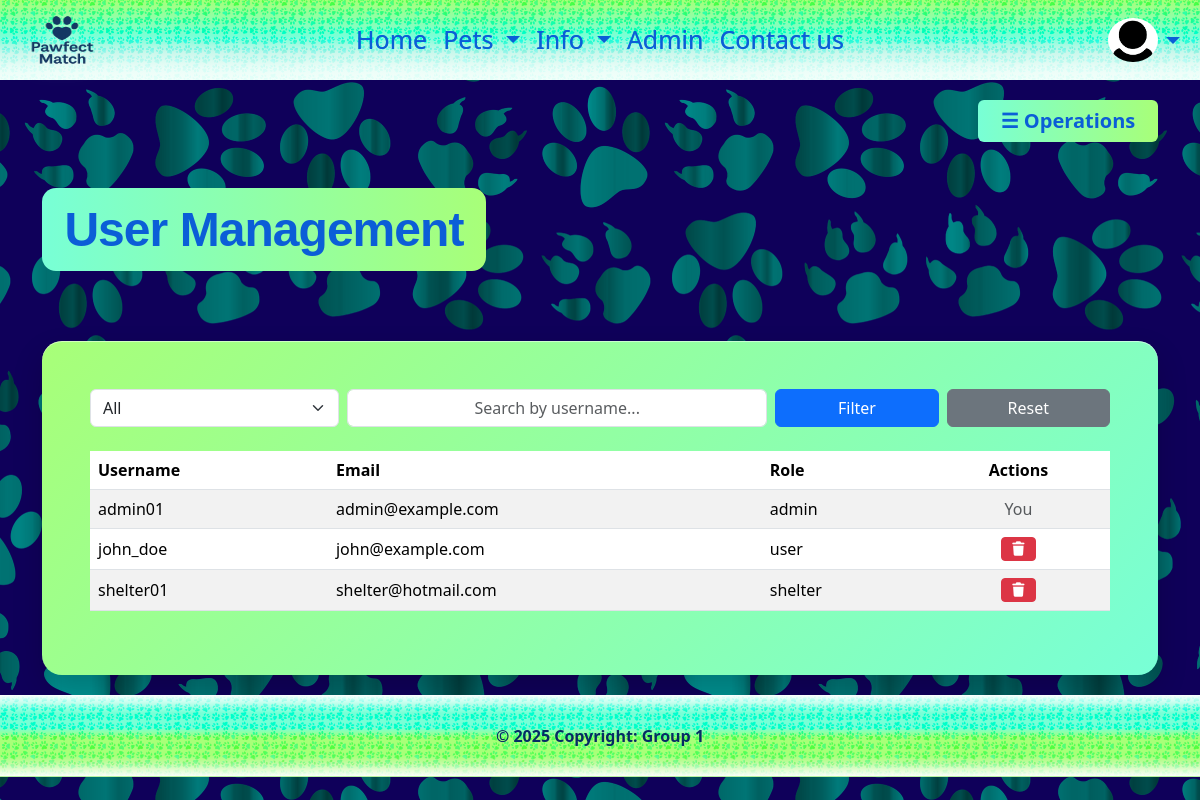
The page /php/admin/admin_users.php (signed in) on the database its author committed.
### tables this page shows
CREATE TABLE `users` (
  `id` int(10) UNSIGNED NOT NULL,
  `Username` varchar(50) NOT NULL,
  `Password` varchar(255) NOT NULL,
  `Name` varchar(100) NOT NULL,
  `Email` varchar(150) NOT NULL,
  `SurveyAnswer` text DEFAULT NULL,
  `Role` enum('admin','user','shelter') NOT NULL,
  `Img` varchar(255) NOT NULL DEFAULT 'default-user.png'
);

### php/functions/get_profile.php (called while the page is built, shortened)
<?php
function getProfilePicture($conn)
{
    $username = $_SESSION['username'];
    $sql = "SELECT Img FROM users WHERE Username = ?";
    $stmt = mysqli_prepare($conn, $sql);
    mysqli_stmt_bind_param($stmt, "s", $username);
    mysqli_stmt_execute($stmt);
    $result = mysqli_stmt_get_result($stmt);
    if ($result && $row = mysqli_fetch_assoc($result)) {
        if (!empty($row['Img'])) {
            return $row['Img'];
        }
    }
    return "default-users.png";
}

### php/admin/admin_users.php (the view, shortened to what this page needs)
<?php
require_once "../../components/db_connect.php";
require_once "../functions/get_profile.php";
require_once "../../components/navbar.php";
$filterRole = $_GET['role']   ?? 'all';
$search     = $_GET['search'] ?? '';
$sql = "SELECT id, Username, Email, Role FROM users WHERE 1=1";
$stmt = mysqli_prepare($conn, $sql);
mysqli_stmt_execute($stmt);
$result = mysqli_stmt_get_result($stmt);
?>
<!DOCTYPE html>
<html lang="en">
<head>
    <link href="https://cdn.jsdelivr.net/npm/bootstrap@5.3.8/dist/css/bootstrap.min.css" rel="stylesheet">
    <link rel="stylesheet" href="https://cdnjs.cloudflare.com/ajax/libs/font-awesome/7.0.1/css/all.min.css">
    <link rel="stylesheet" href="../../css/style.css">
</head>
<body class="body-pic">
<div class="container index-container">
    <div class="d-flex justify-content-end mb-3">
        <button
            class="btn operations-btn"
            data-bs-toggle="offcanvas"
            data-bs-target="#adminOffcanvas"
        >
            ☰ Operations
        </button>
    </div>
    <h1 class="paw-card-h1">User Management</h1>
     <div class="paw-card p-5">
    <form method="GET" class="row g-2 mb-4">
        <div class="col-md-3">
            <select name="role" class="form-select">
                <option value="all" <?= $filterRole === 'all' ? 'selected' : '' ?>>All</option>
            </select>
        </div>
        <div class="col-md-5">
            <input
                type="text"
                name="search"
                class="form-control"
                placeholder="Search by username..."
                value="<?= htmlspecialchars($search) ?>"
            >
        </div>
        <div class="col-md-2">
            <button class="btn btn-primary w-100">Filter</button>
        </div>
        <div class="col-md-2">
            <a href="admin_users.php" class="btn btn-secondary w-100">Reset</a>
        </div>
    </form>
    <div class="table-responsive mt-4">
        <table class="table  table-striped align-middle  p-5">
            <thead>
                <tr>
                    <th>Username</th>
                    <th>Email</th>
                    <th>Role</th>
                    <th class="text-center">Actions</th>
                </tr>
            </thead>
            <tbody>
            <?php if ($result && mysqli_num_rows($result) > 0): ?>
                <?php while ($row = mysqli_fetch_assoc($result)): ?>
                    <tr>
                        <td><?= htmlspecialchars($row['Username']) ?></td>
                        <td><?= htmlspecialchars($row['Email']) ?></td>
                        <td><?= htmlspecialchars($row['Role']) ?></td>
                        <td class="text-center">
                            <?php if ($row['id'] !== $_SESSION['user_id']): ?>
                                <form
                                    action="delete_user.php"
                                    method="POST"
                                    onsubmit="return confirm('Are you sure you want to delete this user?');"
                                    class="d-inline"
                                >
                                    <button class="btn btn-danger btn-sm">
                                        <i class="fa-solid fa-trash"></i>
                                    </button>
                                </form>
                            <?php else: ?>
                                <span class="text-muted">You</span>
                            <?php endif; ?>
                        </td>
                    </tr>
                <?php endwhile; ?>
            <?php endif; ?>
            </tbody>
        </table>
    </div>
</div>
</div>
<footer class="mt-auto">
    <div class="copyright text-primary-emphasis mb-4 fw-bold">
        © 2025 Copyright: Group 1
    </div>
</footer>
</body>
</html>

### components/navbar.php (shortened to what this page needs)
<?php
require_once __DIR__ . "/db_connect.php";
require_once __DIR__ . "/../php/functions/get_profile.php";
$role = $_SESSION['role'] ?? 'guest';
$profilePic = getProfilePicture($conn);
?>
<nav class="navbar navbar-expand-lg custom-navbar sticky-top">
    <div class="container-fluid">
        <a class="navbar-brand" href="<?= BASE_URL ?>index.php">
            <img src="<?= BASE_URL ?>img/navbar-logo.png" alt="logo" class="navbar-logo">
        </a>
        <div class="collapse navbar-collapse" id="navbarNavDarkDropdown">
            <ul class="navbar-nav mx-auto navbar-links">
                <li class="nav-item">
                    <a class="nav-link" href="<?= BASE_URL ?>index.php">Home</a>
                </li>
                <?php if ($role !== 'shelter'): ?>
                <li class="nav-item dropdown">
                    <a class="nav-link dropdown-toggle" href="#" data-bs-toggle="dropdown">
                        Pets
                    </a>
                </li>
                <?php endif; ?>
                <li class="nav-item dropdown">
                    <a class="nav-link dropdown-toggle" href="#" data-bs-toggle="dropdown">
                        Info
                    </a>
                </li>
                <?php if ($role === 'admin'): ?>
                <li class="nav-item">
                    <a class="nav-link" href="<?= BASE_URL ?>php/admin/admin_dashboard.php">
                        Admin
                    </a>
                </li>
                <?php endif; ?>
                <li class="nav-item">
                    <a class="nav-link" href="<?= BASE_URL ?>contact.php">Contact us</a>
                </li>
            </ul>
            <ul class="navbar-nav ms-auto navbar-profile">
                <li class="nav-item dropdown profile-dropdown">
                    <img
                        src="<?= BASE_URL ?>img/<?= htmlspecialchars($profilePic) ?>"
                        class="rounded-circle"
                        alt="Profile picture"
                    >
                    <a class="nav-link dropdown-toggle" href="#" data-bs-toggle="dropdown"></a>
                </li>
            </ul>
        </div>
    </div>
</nav>

### css/style.css (style rules this page uses)
* { margin: 0; padding: 0; box-sizing: border-box; }
.body-pic { background: url("../img/body2.png"); background-repeat: repeat; background-position: center; background-color: rgb(15, 0, 90); background-attachment: fixed; }
:root { --sun: #ffe27a; --dark-blue: #0f005a; }
.navbar-logo { height: 80px; width: 100px; }
.custom-navbar { background-image: url("../img/body2.png"), linear-gradient( 180deg, #a8ff78 0%, #78ffd6 45%, #c9f7eb 65%, #eafdf7 85%, #f2fffa 100% ); background-repeat: repeat, no-repeat; background-size: 48px auto, 100% 100%; background-position: center, center; background-blend-mode: overlay; max-height: 80px; }
.custom-navbar .nav-link { color: #0b5ed7 !important; text-shadow: 0 0 0.6px rgba(11, 94, 215, 0.8); font-weight: 500; font-size: 25px; }
.navbar-links { transform: translateX(-50%); left: 50%; position: absolute; text-align: center; margin-left: auto; margin-right: auto; }
.navbar-brand img { filter: drop-shadow(0 4px 8px rgba(255, 255, 255, 0.5)); }
.profile-dropdown { display: flex; align-items: center; justify-content: center; }
.profile-dropdown img { max-width: 50px; max-height: 50px; }
.paw-card { background: linear-gradient(135deg, #a8ff78, #78ffd6); border-radius: 20px; box-shadow: 0 14px 30px rgba(0, 0, 0, 0.18), inset 0 1px 0 rgba(255, 255, 255, 0.5); border: none; margin: 5px auto; }
.paw-card-h1 { margin: 30px 0 65px 0; text-align: left; font-size: 48px; font-family: "Poppins", sans-serif; font-weight: 700; letter-spacing: -0.02em; color: #0b5ed7; text-shadow: none; display: inline-block; padding: 0.8rem 1.4rem; background: linear-gradient(90deg, #78ffd6, #a8ff78); border-radius: 14px; backdrop-filter: blur(6px); -webkit-backdrop-filter: blur(6px); }
.index-container { margin: 20px auto; }
.operations-btn { background: linear-gradient(90deg, #78ffd6, #a8ff78); color: #0b5ed7; border: none; font-weight: bold; max-width: 180px; width: 100%; font-size: 20px; }
footer { background-image: url("../img/body2.png"), linear-gradient( 180deg, #ffffff 0%, #78ffd6 22%, #78ffd6 40%, #a8ff78 52%, #a8ff78 74%, #bdfb9a 82%, #e3fdd3 92%, #ffffff 100% ); background-repeat: repeat, no-repeat; background-size: 48px auto, 100% 100%; background-position: center, center; background-blend-mode: overlay; box-shadow: inset 0 -1px 0 rgba(168, 255, 120, 0.6); margin: 0 auto; height: auto; padding: 1.8rem 10px 0.3rem 10px; width: 100%; }
.form-control { width: 100%; text-align: center; }
.copyright { text-align: center; color: white; }

### rows shown on the page
users: Img (placeholder picture), Username "admin01", Email "admin@example.com", Role "admin", shows "You"
users: Username "john_doe", Email "john@example.com", Role "user"
users: Username "shelter01", Email "shelter@hotmail.com", Role "shelter"
